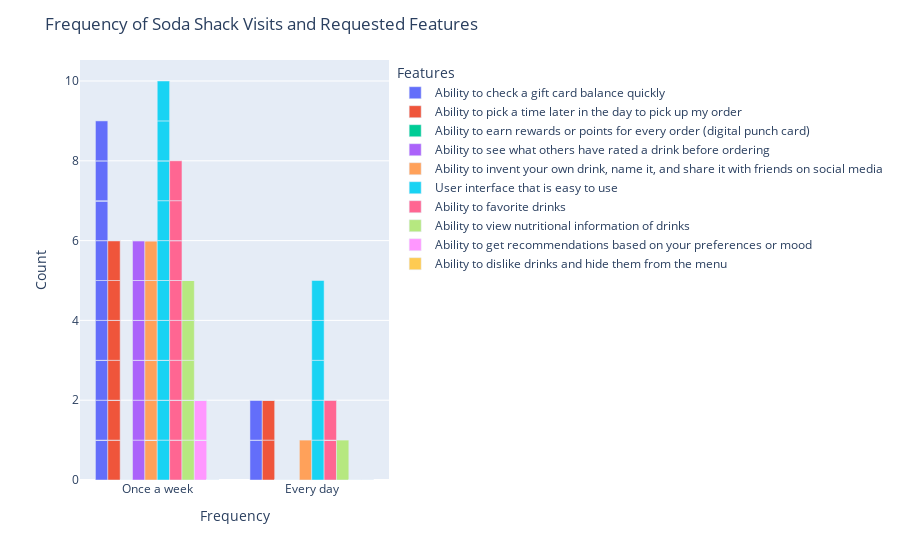

The notebook cell this image was saved under:
### Code cell
# interactively plot the features
import plotly.express as px
dailyweekly = featurebyfreq[(featurebyfreq['frequency'] == 'Every day') | (featurebyfreq['frequency'] == 'Once a week')]
# graph totals of each feature
fig = px.bar(dailyweekly, x="frequency", y=dailyweekly.columns[1:], barmode="group")
fig.update_layout(xaxis_title="Frequency", yaxis_title="Count")
fig.update_layout(title_text='Frequency of Soda Shack Visits and Requested Features')
fig.update_layout(legend_title_text='Features')
fig.show()

### Figure 1 — Plotly figure (JSON) as saved in the notebook; plotly's stock layout.template omitted (floating-point values rounded to 4 significant figures)
{"data": [{"alignmentgroup": "True", "hovertemplate": "variable=Ability to check a gift card balance quickly<br>frequency=%{x}<br>value=%{y}<extra></extra>", "legendgroup": "Ability to check a gift card balance quickly", "marker": {"color": "#636efa", "pattern": {"shape": ""}}, "name": "Ability to check a gift card balance quickly", "offsetgroup": "Ability to check a gift card balance quickly", "orientation": "v", "showlegend": true, "textposition": "auto", "type": "bar", "x": ["Once a week", "Once a week", "Once a week", "Once a week", "Once a week", "Once a week", "Every day", "Once a week", "Once a week", "Once a week", "Once a week", "Once a week", "Once a week", "Once a week", "Every day", "Once a week", "Once a week", "Once a week", "Every day", "Once a week", "Once a week", "Every day", "Once a week", "Once a week", "Every day", "Once a week"], "xaxis": "x", "y": [1, 0, 0, 1, 1, 0, 0, 0, 0, 1, 1, 1, 0, 1, 1, 0, 0, 0, 0, 0, 0, 1, 1, 0, 0, 1], "yaxis": "y"}, {"alignmentgroup": "True", "hovertemplate": "variable=Ability to pick a time later in the day to pick up my order<br>frequency=%{x}<br>value=%{y}<extra></extra>", "legendgroup": "Ability to pick a time later in the day to pick up my order", "marker": {"color": "#EF553B", "pattern": {"shape": ""}}, "name": "Ability to pick a time later in the day to pick up my order", "offsetgroup": "Ability to pick a time later in the day to pick up my order", "orientation": "v", "showlegend": true, "textposition": "auto", "type": "bar", "x": ["Once a week", "Once a week", "Once a week", "Once a week", "Once a week", "Once a week", "Every day", "Once a week", "Once a week", "Once a week", "Once a week", "Once a week", "Once a week", "Once a week", "Every day", "Once a week", "Once a week", "Once a week", "Every day", "Once a week", "Once a week", "Every day", "Once a week", "Once a week", "Every day", "Once a week"], "xaxis": "x", "y": [1, 0, 1, 0, 0, 0, 0, 1, 1, 0, 0, 0, 0, 0, 1, 0, 0, 0, 1, 0, 1, 0, 1, 0, 0, 0], "yaxis": "y"}, {"alignmentgroup": "True", "hovertemplate": "variable=Ability to earn rewards or points for every order (digital punch card)<br>frequency=%{x}<br>value=%{y}<extra></extra>", "legendgroup": "Ability to earn rewards or points for every order (digital punch card)", "marker": {"color": "#00cc96", "pattern": {"shape": ""}}, "name": "Ability to earn rewards or points for every order (digital punch card)", "offsetgroup": "Ability to earn rewards or points for every order (digital punch card)", "orientation": "v", "showlegend": true, "textposition": "auto", "type": "bar", "x": ["Once a week", "Once a week", "Once a week", "Once a week", "Once a week", "Once a week", "Every day", "Once a week", "Once a week", "Once a week", "Once a week", "Once a week", "Once a week", "Once a week", "Every day", "Once a week", "Once a week", "Once a week", "Every day", "Once a week", "Once a week", "Every day", "Once a week", "Once a week", "Every day", "Once a week"], "xaxis": "x", "y": [0, 0, 0, 0, 0, 0, 0, 0, 0, 0, 0, 0, 0, 0, 0, 0, 0, 0, 0, 0, 0, 0, 0, 0, 0, 0], "yaxis": "y"}, {"alignmentgroup": "True", "hovertemplate": "variable=Ability to see what others have rated a drink before ordering<br>frequency=%{x}<br>value=%{y}<extra></extra>", "legendgroup": "Ability to see what others have rated a drink before ordering", "marker": {"color": "#ab63fa", "pattern": {"shape": ""}}, "name": "Ability to see what others have rated a drink before ordering", "offsetgroup": "Ability to see what others have rated a drink before ordering", "orientation": "v", "showlegend": true, "textposition": "auto", "type": "bar", "x": ["Once a week", "Once a week", "Once a week", "Once a week", "Once a week", "Once a week", "Every day", "Once a week", "Once a week", "Once a week", "Once a week", "Once a week", "Once a week", "Once a week", "Every day", "Once a week", "Once a week", "Once a week", "Every day", "Once a week", "Once a week", "Every day", "Once a week", "Once a week", "Every day", "Once a week"], "xaxis": "x", "y": [0, 1, 1, 1, 0, 1, 0, 0, 0, 0, 1, 0, 0, 0, 0, 0, 0, 0, 0, 0, 1, 0, 0, 0, 0, 0], "yaxis": "y"}, {"alignmentgroup": "True", "hovertemplate": "variable=Ability to invent your own drink, name it, and share it with friends on social media<br>frequency=%{x}<br>value=%{y}<extra></extra>", "legendgroup": "Ability to invent your own drink, name it, and share it with friends on social media", "marker": {"color": "#FFA15A", "pattern": {"shape": ""}}, "name": "Ability to invent your own drink, name it, and share it with friends on social media", "offsetgroup": "Ability to invent your own drink, name it, and share it with friends on social media", "orientation": "v", "showlegend": true, "textposition": "auto", "type": "bar", "x": ["Once a week", "Once a week", "Once a week", "Once a week", "Once a week", "Once a week", "Every day", "Once a week", "Once a week", "Once a week", "Once a week", "Once a week", "Once a week", "Once a week", "Every day", "Once a week", "Once a week", "Once a week", "Every day", "Once a week", "Once a week", "Every day", "Once a week", "Once a week", "Every day", "Once a week"], "xaxis": "x", "y": [0, 1, 0, 0, 0, 0, 0, 0, 1, 1, 0, 0, 1, 1, 0, 0, 1, 0, 0, 0, 0, 0, 0, 0, 1, 0], "yaxis": "y"}, {"alignmentgroup": "True", "hovertemplate": "variable=User interface that is easy to use<br>frequency=%{x}<br>value=%{y}<extra></extra>", "legendgroup": "User interface that is easy to use", "marker": {"color": "#19d3f3", "pattern": {"shape": ""}}, "name": "User interface that is easy to use", "offsetgroup": "User interface that is easy to use", "orientation": "v", "showlegend": true, "textposition": "auto", "type": "bar", "x": ["Once a week", "Once a week", "Once a week", "Once a week", "Once a week", "Once a week", "Every day", "Once a week", "Once a week", "Once a week", "Once a week", "Once a week", "Once a week", "Once a week", "Every day", "Once a week", "Once a week", "Once a week", "Every day", "Once a week", "Once a week", "Every day", "Once a week", "Once a week", "Every day", "Once a week"], "xaxis": "x", "y": [0, 0, 0, 1, 1, 0, 1, 1, 0, 0, 0, 0, 1, 0, 1, 1, 0, 1, 1, 1, 1, 1, 0, 1, 1, 1], "yaxis": "y"}, {"alignmentgroup": "True", "hovertemplate": "variable=Ability to favorite drinks<br>frequency=%{x}<br>value=%{y}<extra></extra>", "legendgroup": "Ability to favorite drinks", "marker": {"color": "#FF6692", "pattern": {"shape": ""}}, "name": "Ability to favorite drinks", "offsetgroup": "Ability to favorite drinks", "orientation": "v", "showlegend": true, "textposition": "auto", "type": "bar", "x": ["Once a week", "Once a week", "Once a week", "Once a week", "Once a week", "Once a week", "Every day", "Once a week", "Once a week", "Once a week", "Once a week", "Once a week", "Once a week", "Once a week", "Every day", "Once a week", "Once a week", "Once a week", "Every day", "Once a week", "Once a week", "Every day", "Once a week", "Once a week", "Every day", "Once a week"], "xaxis": "x", "y": [0, 0, 0, 0, 0, 0, 1, 0, 1, 0, 1, 0, 0, 1, 0, 1, 1, 0, 0, 1, 0, 1, 0, 1, 0, 1], "yaxis": "y"}, {"alignmentgroup": "True", "hovertemplate": "variable=Ability to view nutritional information of drinks<br>frequency=%{x}<br>value=%{y}<extra></extra>", "legendgroup": "Ability to view nutritional information of drinks", "marker": {"color": "#B6E880", "pattern": {"shape": ""}}, "name": "Ability to view nutritional information of drinks", "offsetgroup": "Ability to view nutritional information of drinks", "orientation": "v", "showlegend": true, "textposition": "auto", "type": "bar", "x": ["Once a week", "Once a week", "Once a week", "Once a week", "Once a week", "Once a week", "Every day", "Once a week", "Once a week", "Once a week", "Once a week", "Once a week", "Once a week", "Once a week", "Every day", "Once a week", "Once a week", "Once a week", "Every day", "Once a week", "Once a week", "Every day", "Once a week", "Once a week", "Every day", "Once a week"], "xaxis": "x", "y": [0, 0, 0, 0, 1, 1, 0, 0, 0, 0, 0, 1, 1, 0, 0, 0, 0, 1, 0, 0, 0, 0, 0, 0, 1, 0], "yaxis": "y"}, {"alignmentgroup": "True", "hovertemplate": "variable=Ability to get recommendations based on your preferences or mood<br>frequency=%{x}<br>value=%{y}<extra></extra>", "legendgroup": "Ability to get recommendations based on your preferences or mood", "marker": {"color": "#FF97FF", "pattern": {"shape": ""}}, "name": "Ability to get recommendations based on your preferences or mood", "offsetgroup": "Ability to get recommendations based on your preferences or mood", "orientation": "v", "showlegend": true, "textposition": "auto", "type": "bar", "x": ["Once a week", "Once a week", "Once a week", "Once a week", "Once a week", "Once a week", "Every day", "Once a week", "Once a week", "Once a week", "Once a week", "Once a week", "Once a week", "Once a week", "Every day", "Once a week", "Once a week", "Once a week", "Every day", "Once a week", "Once a week", "Every day", "Once a week", "Once a week", "Every day", "Once a week"], "xaxis": "x", "y": [0, 0, 0, 0, 0, 0, 0, 0, 0, 0, 0, 1, 0, 0, 0, 0, 0, 1, 0, 0, 0, 0, 0, 0, 0, 0], "yaxis": "y"}, {"alignmentgroup": "True", "hovertemplate": "variable=Ability to dislike drinks and hide them from the menu<br>frequency=%{x}<br>value=%{y}<extra></extra>", "legendgroup": "Ability to dislike drinks and hide them from the menu", "marker": {"color": "#FECB52", "pattern": {"shape": ""}}, "name": "Ability to dislike drinks and hide them from the menu", "offsetgroup": "Ability to dislike drinks and hide them from the menu", "orientation": "v", "showlegend": true, "textposition": "auto", "type": "bar", "x": ["Once a week", "Once a week", "Once a week", "Once a week", "Once a week", "Once a week", "Every day", "Once a week", "Once a week", "Once a week", "Once a week", "Once a week", "Once a week", "Once a week", "Every day", "Once a week", "Once a week", "Once a week", "Every day", "Once a week", "Once a week", "Every day", "Once a week", "Once a week", "Every day", "Once a week"], "xaxis": "x", "y": [0, 0, 0, 0, 0, 0, 0, 0, 0, 0, 0, 0, 0, 0, 0, 0, 0, 0, 0, 0, 0, 0, 0, 0, 0, 0], "yaxis": "y"}], "layout": {"barmode": "group", "legend": {"title": {"text": "Features"}, "tracegroupgap": 0}, "margin": {"t": 60}, "title": {"text": "Frequency of Soda Shack Visits and Requested Features"}, "xaxis": {"anchor": "y", "domain": [0, 1], "title": {"text": "Frequency"}}, "yaxis": {"anchor": "x", "domain": [0, 1], "title": {"text": "Count"}}}}
